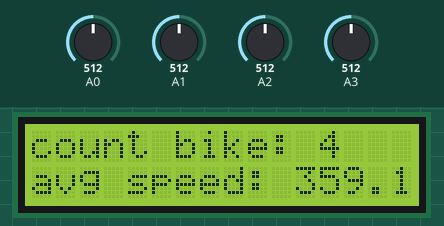
The sketch below on a simulated Arduino Uno, built with avr-gcc and run on an emulated ATmega328P. On the bench: 16×2 character LCD. The test bench sets the inputs (shaded band); at power-on: A3 = 512, A0 = 512, A1 = 512, A2 = 512. What the sketch prints to the serial monitor is not drawn.

Above: at 1.2 s.
1.3 s: A3 set to 306
At 3.06 s:
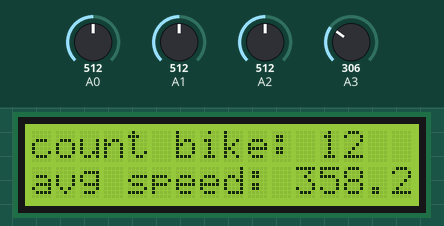
4.3 s: A0 set to 710
5.9 s: A0 set to 690
At 6.22 s:
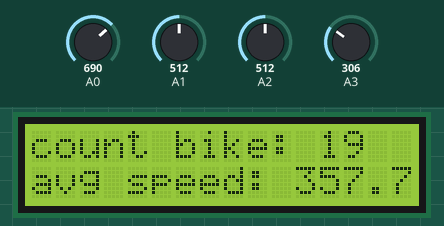
7.5 s: A3 set to 30
At 8.46 s:
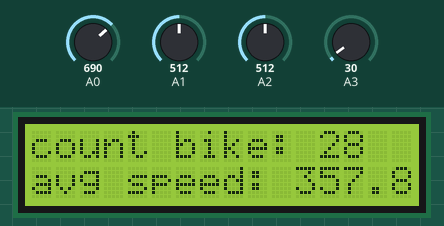
Timing chart, 0 to 10.5 s (numbered marks = the images above; inputs shaded):
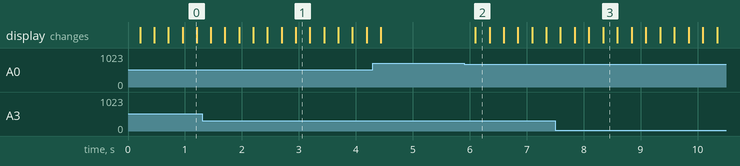

Measured:
- after the input at 5.9 s, the display: changes after 0.20 s (image 2)

The sketch:

countbike.ino
```cpp
// C++ code
//
#include <LiquidCrystal.h>
int roue1;
int roue2;
boolean frist_pass = false;
boolean second_pass = false;
double distance = 10;
int nombre_de_velo = 0;
int first_push = 0;
double sum_speed = 0.0;
LiquidCrystal lcd( 7, 6, 5, 4, 3, 2);

void setup()
{
  Serial.begin(9600);
  lcd.begin(16, 2);
  pinMode(A1, INPUT);
  pinMode(A0, INPUT);
  pinMode(A2, INPUT);
  pinMode(A3, INPUT);
}

void loop()
{
  Serial.available();

  analogRead(A0);

  /*Serial.println(analogRead(A0));
  Serial.println(analogRead(A1));
	*/

  analogRead(A2);

  -40 + 0.488155 * (analogRead(A3) - 20);

  if ((analogRead(A0) != 0 && analogRead(A0) < 700 && frist_pass == false)) {
    frist_pass = true;
    first_push = analogRead(A0);
    roue1 = millis();

  }
  else if ( (analogRead(A1) != 0 && first_push < 700 && analogRead(A1) < 700 &&  frist_pass == true && second_pass == false)){
  	roue2 = millis();
    double speed = ((distance / ((roue2 - roue1) /1000.0)) * 3.6);
    nombre_de_velo +=1 ;
    sum_speed += speed ;
    Serial.print("distance : ");
    Serial.print(distance);
    Serial.println(" m");

    Serial.print("delta time : ");
    Serial.print((roue2 - roue1)/1000.0);
    Serial.println(" s");

    Serial.print("speed : ");
    Serial.print(speed);
    Serial.println(" km/h");

    Serial.print("temperature : ");
    Serial.print(-40 + 0.488155 * (analogRead(A3) - 20));
    Serial.println(" c");

    Serial.print("nombre de velo : ");
    Serial.println(nombre_de_velo);

    lcd.setCursor(0,0);
    lcd.print("count bike: ");
    lcd.print(nombre_de_velo);
	lcd.setCursor(0,1);
    lcd.print("avg speed: ");
    lcd.print(sum_speed/nombre_de_velo);


    frist_pass = false;
  }

  // Serial.println(-40 + 0.488155 * (analogRead(A3) - 20));
  // Serial.println(analogRead(A1));

  delay(100); // Delay a little bit to improve simulation performance
}
```
